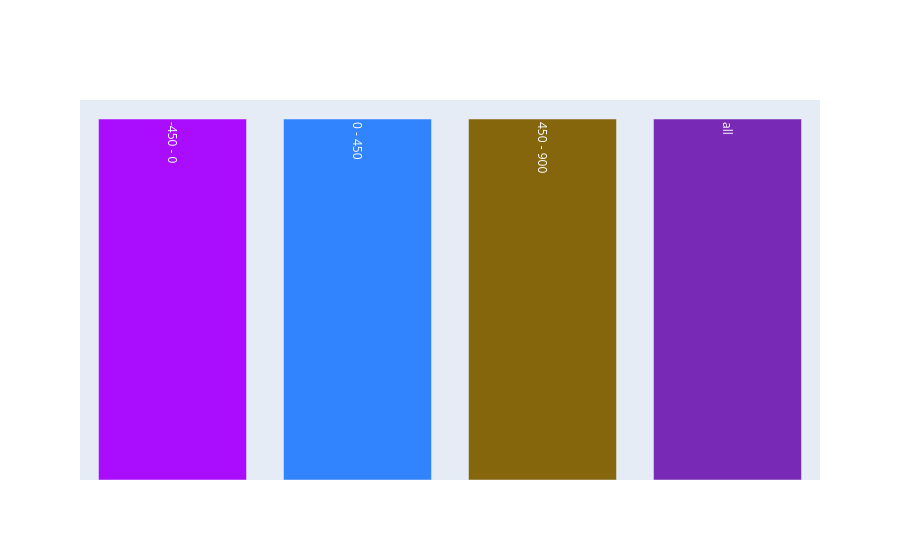

Notebook cell for this chart:
### Markdown cell above
We'll map time intervals to colors.

### Code cell
intervals_labels = [ ' - '.join([str(bin1), str(bin2)]) for bin1, bin2 in zip(intervals[0:len(intervals)-1],intervals[1:len(intervals)])]
period_labels = intervals_labels + ["all"]
periods2colors = { period : px.colors.qualitative.Alphabet[i] for i, period in enumerate(period_labels)} # for each period we fix a color
fig = go.Figure()
fig.add_trace(go.Bar(
    x = [col for col in periods2colors.keys()],
    y = [0.5 for x in range(0, len(periods2colors)) ],
    text = period_labels
,
    textangle=90,
    marker_color=[col for col in periods2colors.values()]
))
fig.update_layout(showlegend=False, xaxis={'showgrid': False, 'visible': False}, yaxis={'showgrid': False, 'visible': False})

### Figure 1 — Plotly figure (JSON) as saved in the notebook; plotly's stock layout.template omitted (floating-point values rounded to 4 significant figures)
{"data": [{"marker": {"color": ["#AA0DFE", "#3283FE", "#85660D", "#782AB6"]}, "text": ["-450 - 0", "0 - 450", "450 - 900", "all"], "textangle": 90, "type": "bar", "x": ["-450 - 0", "0 - 450", "450 - 900", "all"], "y": [0.5, 0.5, 0.5, 0.5]}], "layout": {"autosize": true, "showlegend": false, "xaxis": {"autorange": true, "range": [-0.5, 3.5], "showgrid": false, "type": "category", "visible": false}, "yaxis": {"autorange": true, "range": [0, 0.5263], "showgrid": false, "type": "linear", "visible": false}}}
